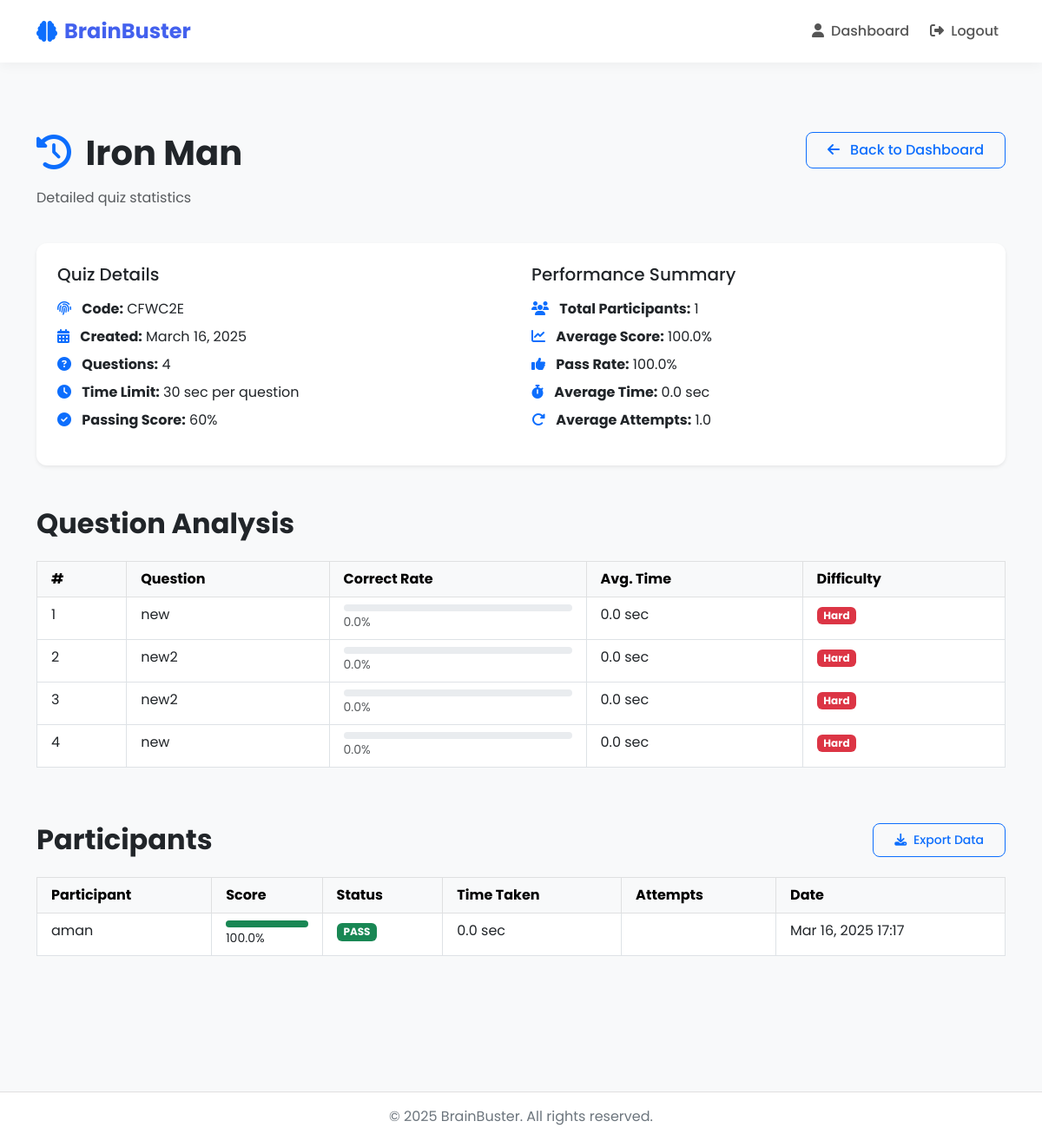
Screenshot of /quizzes/quiz/9/stats/ (signed in) with the database file from the repository.
### quizzes/models.py (models this page shows, shortened)
class Quiz(models.Model):
    title = models.CharField(max_length=255)
    description = models.TextField(blank=True, null=True)
    icon = models.CharField(max_length=50, default="question-circle")
    code = models.CharField(max_length=10, unique=True, default=generate_unique_code)
    created_by = models.ForeignKey(User, on_delete=models.CASCADE, related_name='quizzes')
    created_at = models.DateTimeField(auto_now=True)
    time_limit_per_question = models.IntegerField(help_text="Time limit in seconds", default=30)
    minimum_score_percentage = models.IntegerField(help_text="Minimum score required to pass (%)", default=60)

class Question(models.Model):
    quiz = models.ForeignKey(Quiz, related_name="questions", on_delete=models.CASCADE)
    text = models.TextField()

class Participation(models.Model):
    user = models.ForeignKey(User, on_delete=models.CASCADE, related_name='participations')
    quiz = models.ForeignKey(Quiz, on_delete=models.CASCADE, related_name='participations')
    score = models.FloatField(default=0.0)
    submitted_at = models.DateTimeField(auto_now=True)  # Changed from auto_now_add to auto_now
    time_taken = models.IntegerField(default=0, help_text="Total time taken in seconds")
    class Meta:
        unique_together = ('user', 'quiz')

### quizzes/views.py (the view)
# urls.py: path('quiz/<int:quiz_id>/stats/', views.quiz_stats, name='quiz_stats'),
@login_required
def quiz_stats(request, quiz_id):
    quiz = get_object_or_404(Quiz, id=quiz_id, created_by=request.user)
    participations = list(quiz.participations.all().select_related('user'))
    for participation in participations:
        participation.attempts = Participation.objects.filter(
            user=participation.user,
            quiz=quiz
        ).count()
    total_participants = len(participations)
    average_score = 0
    pass_rate = 0
    average_time = 0
    average_attempts = 0
    if total_participants > 0:
        average_score = sum(p.score for p in participations) / total_participants
        passing_participants = sum(1 for p in participations if p.score >= quiz.minimum_score_percentage)
        pass_rate = (passing_participants / total_participants * 100)
        total_time = sum(p.time_taken for p in participations if p.time_taken is not None)
        average_time = total_time / total_participants if total_participants > 0 else 0
        user_attempts = {}
        for p in participations:
            user_id = p.user.id
            if user_id not in user_attempts:
                user_attempts[user_id] = Participation.objects.filter(user=p.user, quiz=quiz).count()
        average_attempts = sum(user_attempts.values()) / len(user_attempts) if user_attempts else 0
    questions = list(quiz.questions.all().prefetch_related('options'))
    for question in questions:
        participations_with_answers = list(quiz.participations.all())
        correct_count = 0
        total_count = len(participations_with_answers)
        total_time = 0
        import random
        correct_count = random.randint(total_count // 2, int(total_count * 0.9)) if total_count > 0 else 0
        total_time = sum(p.time_taken for p in participations_with_answers) // len(questions) if participations_with_answers and len(questions) > 0 else 0
        correct_rate = (correct_count / total_count * 100) if total_count > 0 else 0
        avg_time = total_time / total_count if total_count > 0 else 0
        if correct_rate >= 70:
            difficulty = "Easy"
            difficulty_class = "bg-success"
        elif correct_rate >= 40:
            difficulty = "Medium"
            difficulty_class = "bg-warning"
        else:
            difficulty = "Hard"
            difficulty_class = "bg-danger"
        question.correct_rate = round(correct_rate, 1)
        question.avg_time = round(avg_time, 1)
        question.difficulty = difficulty
        question.difficulty_class = difficulty_class
    return render(request, 'quizzes/quiz_stats.html', {
        'quiz': quiz,
        'average_score': average_score,
        'pass_rate': pass_rate,
        'average_time': average_time,
        'average_attempts': average_attempts,
        'questions': questions
    })

### templates/quizzes/quiz_stats.html (shortened to what this page needs)
{% extends 'base.html' %}
{% block content %}
<div class="container py-5">
    <div class="row mb-4">
        <div class="col-md-8">
            <h1 class="fw-bold mb-3">
                <i class="fas fa-{{ quiz.icon|default:'question-circle' }} text-primary me-2"></i>
                {{ quiz.title }}
            </h1>
            <p class="text-muted">Detailed quiz statistics</p>
        </div>
        <div class="col-md-4 text-end">
            <a href="{% url 'dashboard' %}" class="btn btn-outline-primary">
                <i class="fas fa-arrow-left me-2"></i> Back to Dashboard
            </a>
        </div>
    </div>
    <div class="row mb-4">
        <div class="col-12">
            <div class="card shadow-sm border-0">
                <div class="card-body p-4">
                    <div class="row">
                        <div class="col-md-6">
                            <h5 class="mb-3">Quiz Details</h5>
                            <ul class="list-unstyled">
                                <li class="mb-2">
                                    <i class="fas fa-fingerprint me-2 text-primary"></i>
                                    <strong>Code:</strong> {{ quiz.code }}
                                </li>
                                <li class="mb-2">
                                    <i class="fas fa-calendar-alt me-2 text-primary"></i>
                                    <strong>Created:</strong> {{ quiz.created_at|date:"F j, Y" }}
                                </li>
                                <li class="mb-2">
                                    <i class="fas fa-question-circle me-2 text-primary"></i>
                                    <strong>Questions:</strong> {{ quiz.questions.count }}
                                </li>
                                <li class="mb-2">
                                    <i class="fas fa-clock me-2 text-primary"></i>
                                    <strong>Time Limit:</strong> {{ quiz.time_limit_per_question }} sec per question
                                </li>
                                <li class="mb-2">
                                    <i class="fas fa-check-circle me-2 text-primary"></i>
                                    <strong>Passing Score:</strong> {{ quiz.minimum_score_percentage }}%
                                </li>
                            </ul>
                        </div>
                        <div class="col-md-6">
                            <h5 class="mb-3">Performance Summary</h5>
                            <ul class="list-unstyled">
                                <li class="mb-2">
                                    <i class="fas fa-users me-2 text-primary"></i>
                                    <strong>Total Participants:</strong> {{ quiz.participations.count }}
                                </li>
                                <li class="mb-2">
                                    <i class="fas fa-chart-line me-2 text-primary"></i>
                                    <strong>Average Score:</strong> {{ average_score|floatformat:1 }}%
                                </li>
                                <li class="mb-2">
                                    <i class="fas fa-thumbs-up me-2 text-primary"></i>
                                    <strong>Pass Rate:</strong> {{ pass_rate|floatformat:1 }}%
                                </li>
                                <li class="mb-2">
                                    <i class="fas fa-stopwatch me-2 text-primary"></i>
                                    <strong>Average Time:</strong> {{ average_time|floatformat:1 }} sec
                                </li>
                                <li class="mb-2">
                                    <i class="fas fa-redo-alt me-2 text-primary"></i>
                                    <strong>Average Attempts:</strong> {{ average_attempts|floatformat:1 }}
                                </li>
                            </ul>
                        </div>
                    </div>
                </div>
            </div>
        </div>
    </div>
    <div class="row mt-5">
        <div class="col-12">
            <h2 class="fw-bold mb-4">Question Analysis</h2>
            <div class="table-responsive">
                <table class="table table-hover table-bordered">
                    <thead class="table-light">
                        <tr>
                            <th class="px-3 py-2">#</th>
                            <th class="px-3 py-2">Question</th>
                            <th class="px-3 py-2">Correct Rate</th>
                            <th class="px-3 py-2">Avg. Time</th>
                            <th class="px-3 py-2">Difficulty</th>
                        </tr>
                    </thead>
                    <tbody>
                        {% for question in questions %}
                        <tr>
                            <td class="px-3 py-2">{{ forloop.counter }}</td>
                            <td class="px-3 py-2">{{ question.text|truncatechars:50 }}</td>
                            <td class="px-3 py-2">
                                <div class="progress" style="height: 8px;">
                                </div>
                                <small class="text-muted">{{ question.correct_rate|floatformat:1 }}%</small>
                            </td>
                            <td class="px-3 py-2">{{ question.avg_time|floatformat:1 }} sec</td>
                            <td class="px-3 py-2">
                                <span class="badge {{ question.difficulty_class }}">{{ question.difficulty }}</span>
                            </td>
                        </tr>
                        {% endfor %}
                    </tbody>
                </table>
            </div>
        </div>
    </div>
    <div class="row mt-5">
        <div class="col-12">
            <h2 class="fw-bold mb-4">Participants
                <button type="button" class="btn btn-sm btn-outline-primary float-end" id="exportBtn">
                    <i class="fas fa-download me-1"></i> Export Data
                </button>
            </h2>
            {% if quiz.participations.count > 0 %}
                <div class="table-responsive">
                    <table class="table table-hover table-bordered" id="participantsTable">
                        <thead class="table-light">
                            <tr>
                                <th class="px-3 py-2">Participant</th>
                                <th class="px-3 py-2">Score</th>
                                <th class="px-3 py-2">Status</th>
                                <th class="px-3 py-2">Time Taken</th>
                                <th class="px-3 py-2">Attempts</th>
                                <th class="px-3 py-2">Date</th>
                            </tr>
                        </thead>
                        <tbody>
                            {% for participation in quiz.participations.all %}
                            <tr>
                                <td class="px-3 py-2">{{ participation.user.username }}</td>
                                <td class="px-3 py-2">
                                    <div class="progress" style="height: 8px;">
                                        <div class="progress-bar {% if participation.score >= quiz.minimum_score_percentage %}bg-success{% else %}bg-danger{% endif %}"
                                            role="progressbar" style="width: {{ participation.score|floatformat:0 }}%;">
                                        </div>
                                    </div>
                                    <small>{{ participation.score|floatformat:1 }}%</small>
                                </td>
                                <td class="px-3 py-2">
                                    <span class="badge {% if participation.score >= quiz.minimum_score_percentage %}bg-success{% else %}bg-danger{% endif %}">
                                        {% if participation.score >= quiz.minimum_score_percentage %}PASS{% else %}FAIL{% endif %}
                                    </span>
                                </td>
                                <td class="px-3 py-2">{{ participation.time_taken|floatformat:1 }} sec</td>
                                <td class="px-3 py-2">{{ participation.attempts }}</td>
                                <td class="px-3 py-2">{{ participation.submitted_at|date:"M d, Y H:i" }}</td>
                            </tr>
                            {% endfor %}
                        </tbody>
                    </table>
                </div>
            {% endif %}
        </div>
    </div>
</div>
{% endblock %}

### static/css/style.css (style rules this page uses)
:root { --primary: #4361ee; --secondary: #3f37c9; --accent: #4cc9f0; --light: #f8f9fa; --dark: #212529; --success: #4ade80; --warning: #fbbf24; --danger: #f87171; --info: #60a5fa; }
body { font-family: 'Poppins', sans-serif; background-color: #f8f9fa; color: var(--dark); min-height: 100vh; display: flex; flex-direction: column; }
.card { border-radius: 12px; border: none; box-shadow: 0 5px 15px rgba(0, 0, 0, 0.05); transition: transform 0.3s ease, box-shadow 0.3s ease; }
.btn { border-radius: 8px; padding: 0.5rem 1.5rem; font-weight: 500; transition: all 0.3s ease; }

### templates/base.html (style rules this page uses)
.bg-success { background-color: #198754 !important; color: white; }
.bg-danger { background-color: #dc3545 !important; color: white; }

### rows the page displays
Quiz: title "Iron Man", code "CFWC2E", created_at "March 16, 2025", questions.count "4", time_limit_per_question "30", minimum_score_percentage "60", participations.count "1"
Question: text "new", correct_rate "0.0", avg_time "0.0", difficulty "Hard"
Question: text "new2", correct_rate "0.0", avg_time "0.0", difficulty "Hard"
Question: text "new2", correct_rate "0.0", avg_time "0.0", difficulty "Hard"
Question: text "new", correct_rate "0.0", avg_time "0.0", difficulty "Hard"
Participation: user.username "aman", score "100.0", shows "PASS", time_taken "0.0", submitted_at "Mar 16, 2025 17:17"

### other values shown
{{ average_score|floatformat:1 }} "100.0"
{{ pass_rate|floatformat:1 }} "100.0"
{{ average_time|floatformat:1 }} "0.0"
{{ average_attempts|floatformat:1 }} "1.0"
